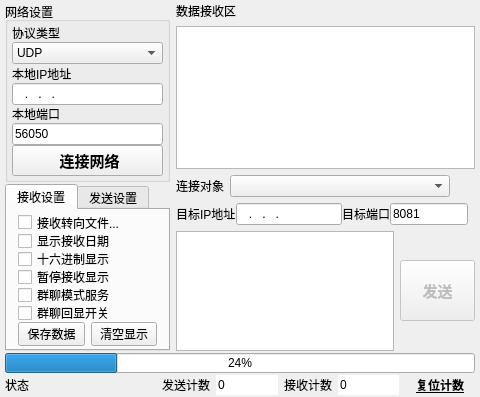
<?xml version="1.0" encoding="UTF-8"?>
<ui version="4.0">
 <class>mNetAssistWidget</class>
 <widget class="QWidget" name="mNetAssistWidget">
  <property name="geometry">
   <rect>
    <x>0</x>
    <y>0</y>
    <width>480</width>
    <height>397</height>
   </rect>
  </property>
  <property name="sizePolicy">
   <sizepolicy hsizetype="Preferred" vsizetype="Preferred">
    <horstretch>0</horstretch>
    <verstretch>0</verstretch>
   </sizepolicy>
  </property>
  <property name="minimumSize">
   <size>
    <width>480</width>
    <height>370</height>
   </size>
  </property>
  <property name="windowTitle">
   <string>网络调试助手</string>
  </property>
  <property name="windowIcon">
   <iconset>
    <normaloff>icon.ico</normaloff>icon.ico</iconset>
  </property>
  <layout class="QVBoxLayout" name="verticalLayout_3">
   <property name="spacing">
    <number>2</number>
   </property>
   <property name="leftMargin">
    <number>5</number>
   </property>
   <property name="topMargin">
    <number>2</number>
   </property>
   <property name="rightMargin">
    <number>5</number>
   </property>
   <property name="bottomMargin">
    <number>2</number>
   </property>
   <item>
    <layout class="QHBoxLayout" name="horizontalLayout_5">
     <item>
      <layout class="QVBoxLayout" name="verticalLayout">
       <property name="spacing">
        <number>2</number>
       </property>
       <item>
        <widget class="QGroupBox" name="groupBox_2">
         <property name="sizePolicy">
          <sizepolicy hsizetype="Expanding" vsizetype="Expanding">
           <horstretch>0</horstretch>
           <verstretch>0</verstretch>
          </sizepolicy>
         </property>
         <property name="minimumSize">
          <size>
           <width>160</width>
           <height>180</height>
          </size>
         </property>
         <property name="maximumSize">
          <size>
           <width>350</width>
           <height>500</height>
          </size>
         </property>
         <property name="autoFillBackground">
          <bool>true</bool>
         </property>
         <property name="title">
          <string>网络设置</string>
         </property>
         <property name="alignment">
          <set>Qt::AlignLeading|Qt::AlignLeft|Qt::AlignTop</set>
         </property>
         <property name="flat">
          <bool>false</bool>
         </property>
         <property name="checkable">
          <bool>false</bool>
         </property>
         <layout class="QVBoxLayout" name="verticalLayout_7">
          <property name="spacing">
           <number>0</number>
          </property>
          <property name="leftMargin">
           <number>4</number>
          </property>
          <property name="topMargin">
           <number>2</number>
          </property>
          <property name="rightMargin">
           <number>4</number>
          </property>
          <property name="bottomMargin">
           <number>3</number>
          </property>
          <item>
           <widget class="QLabel" name="label">
            <property name="lineWidth">
             <number>0</number>
            </property>
            <property name="text">
             <string>协议类型</string>
            </property>
            <property name="margin">
             <number>0</number>
            </property>
           </widget>
          </item>
          <item>
           <widget class="QComboBox" name="cBoxNetType">
            <property name="sizePolicy">
             <sizepolicy hsizetype="Preferred" vsizetype="Preferred">
              <horstretch>0</horstretch>
              <verstretch>0</verstretch>
             </sizepolicy>
            </property>
            <item>
             <property name="text">
              <string>UDP</string>
             </property>
            </item>
            <item>
             <property name="text">
              <string>TCP服务器</string>
             </property>
            </item>
            <item>
             <property name="text">
              <string>TCP客户端</string>
             </property>
            </item>
           </widget>
          </item>
          <item>
           <widget class="QLabel" name="label_IP">
            <property name="text">
             <string>本地IP地址</string>
            </property>
           </widget>
          </item>
          <item>
           <widget class="QLineEdit" name="lEditIpAddr">
            <property name="sizePolicy">
             <sizepolicy hsizetype="Preferred" vsizetype="Preferred">
              <horstretch>0</horstretch>
              <verstretch>0</verstretch>
             </sizepolicy>
            </property>
            <property name="inputMask">
             <string>000.000.000.000</string>
            </property>
           </widget>
          </item>
          <item>
           <widget class="QLabel" name="label_Port">
            <property name="text">
             <string>本地端口</string>
            </property>
           </widget>
          </item>
          <item>
           <widget class="QLineEdit" name="lEditIpPort">
            <property name="sizePolicy">
             <sizepolicy hsizetype="Preferred" vsizetype="Preferred">
              <horstretch>0</horstretch>
              <verstretch>0</verstretch>
             </sizepolicy>
            </property>
            <property name="layoutDirection">
             <enum>Qt::LeftToRight</enum>
            </property>
            <property name="inputMask">
             <string/>
            </property>
            <property name="text">
             <string>56050</string>
            </property>
           </widget>
          </item>
          <item>
           <widget class="QPushButton" name="pBtnNetCnnt">
            <property name="sizePolicy">
             <sizepolicy hsizetype="Preferred" vsizetype="Preferred">
              <horstretch>0</horstretch>
              <verstretch>0</verstretch>
             </sizepolicy>
            </property>
            <property name="minimumSize">
             <size>
              <width>0</width>
              <height>30</height>
             </size>
            </property>
            <property name="maximumSize">
             <size>
              <width>350</width>
              <height>60</height>
             </size>
            </property>
            <property name="font">
             <font>
              <pointsize>11</pointsize>
              <weight>75</weight>
              <bold>true</bold>
             </font>
            </property>
            <property name="text">
             <string> 连接网络</string>
            </property>
            <property name="icon">
             <iconset>
              <activeoff>NetOff.png</activeoff>
              <activeon>NetOn.png</activeon>
              <selectedoff>:/mqrc/mqrc/NetOff.png</selectedoff>
              <selectedon>:/mqrc/mqrc/NetOn.png</selectedon>
             </iconset>
            </property>
            <property name="iconSize">
             <size>
              <width>20</width>
              <height>20</height>
             </size>
            </property>
            <property name="checkable">
             <bool>true</bool>
            </property>
           </widget>
          </item>
         </layout>
        </widget>
       </item>
       <item>
        <spacer name="verticalSpacer_2">
         <property name="orientation">
          <enum>Qt::Vertical</enum>
         </property>
         <property name="sizeHint" stdset="0">
          <size>
           <width>152</width>
           <height>13</height>
          </size>
         </property>
        </spacer>
       </item>
       <item>
        <widget class="QTabWidget" name="Tabs_SndRcv">
         <property name="sizePolicy">
          <sizepolicy hsizetype="Expanding" vsizetype="Expanding">
           <horstretch>0</horstretch>
           <verstretch>0</verstretch>
          </sizepolicy>
         </property>
         <property name="minimumSize">
          <size>
           <width>165</width>
           <height>150</height>
          </size>
         </property>
         <property name="maximumSize">
          <size>
           <width>350</width>
           <height>500</height>
          </size>
         </property>
         <property name="currentIndex">
          <number>0</number>
         </property>
         <widget class="QWidget" name="tab">
          <attribute name="title">
           <string>接收设置</string>
          </attribute>
          <layout class="QVBoxLayout" name="verticalLayout_8">
           <property name="spacing">
            <number>2</number>
           </property>
           <property name="topMargin">
            <number>3</number>
           </property>
           <property name="bottomMargin">
            <number>3</number>
           </property>
           <item>
            <layout class="QVBoxLayout" name="verticalLayout_5">
             <property name="spacing">
              <number>0</number>
             </property>
             <property name="bottomMargin">
              <number>0</number>
             </property>
             <item>
              <layout class="QVBoxLayout" name="verticalLayout_4">
               <property name="spacing">
                <number>0</number>
               </property>
               <item>
                <widget class="QCheckBox" name="StartRcvFile">
                 <property name="text">
                  <string>接收转向文件...</string>
                 </property>
                </widget>
               </item>
               <item>
                <widget class="QCheckBox" name="cBox_ShowRcvTime">
                 <property name="text">
                  <string>显示接收日期</string>
                 </property>
                </widget>
               </item>
               <item>
                <widget class="QCheckBox" name="cBox_RcvHexDisp">
                 <property name="text">
                  <string>十六进制显示</string>
                 </property>
                </widget>
               </item>
               <item>
                <widget class="QCheckBox" name="cBox_PauseShowRcv">
                 <property name="text">
                  <string>暂停接收显示</string>
                 </property>
                </widget>
               </item>
               <item>
                <widget class="QCheckBox" name="cBox_chatMode">
                 <property name="text">
                  <string>群聊模式服务</string>
                 </property>
                </widget>
               </item>
               <item>
                <widget class="QCheckBox" name="cBox_echoMode">
                 <property name="text">
                  <string>群聊回显开关</string>
                 </property>
                </widget>
               </item>
              </layout>
             </item>
             <item>
              <spacer name="verticalSpacer">
               <property name="orientation">
                <enum>Qt::Vertical</enum>
               </property>
               <property name="sizeHint" stdset="0">
                <size>
                 <width>20</width>
                 <height>0</height>
                </size>
               </property>
              </spacer>
             </item>
             <item>
              <layout class="QHBoxLayout" name="horizontalLayout_6">
               <item>
                <widget class="QPushButton" name="pBtnSaveRcvData">
                 <property name="sizePolicy">
                  <sizepolicy hsizetype="Fixed" vsizetype="Fixed">
                   <horstretch>0</horstretch>
                   <verstretch>0</verstretch>
                  </sizepolicy>
                 </property>
                 <property name="minimumSize">
                  <size>
                   <width>0</width>
                   <height>24</height>
                  </size>
                 </property>
                 <property name="text">
                  <string>保存数据</string>
                 </property>
                </widget>
               </item>
               <item>
                <widget class="QPushButton" name="pBtnClearRcvDisp">
                 <property name="sizePolicy">
                  <sizepolicy hsizetype="Fixed" vsizetype="Fixed">
                   <horstretch>0</horstretch>
                   <verstretch>0</verstretch>
                  </sizepolicy>
                 </property>
                 <property name="minimumSize">
                  <size>
                   <width>0</width>
                   <height>24</height>
                  </size>
                 </property>
                 <property name="text">
                  <string>清空显示</string>
                 </property>
                </widget>
               </item>
              </layout>
             </item>
            </layout>
           </item>
          </layout>
         </widget>
         <widget class="QWidget" name="tab_2">
          <attribute name="title">
           <string>发送设置</string>
          </attribute>
          <layout class="QVBoxLayout" name="verticalLayout_9">
           <property name="spacing">
            <number>2</number>
           </property>
           <property name="topMargin">
            <number>3</number>
           </property>
           <property name="bottomMargin">
            <number>3</number>
           </property>
           <item>
            <layout class="QVBoxLayout" name="verticalLayout_6">
             <property name="spacing">
              <number>0</number>
             </property>
             <item>
              <widget class="QCheckBox" name="cBoxStartSndFile">
               <property name="sizePolicy">
                <sizepolicy hsizetype="Minimum" vsizetype="Minimum">
                 <horstretch>0</horstretch>
                 <verstretch>0</verstretch>
                </sizepolicy>
               </property>
               <property name="text">
                <string>启用文件数据源...</string>
               </property>
              </widget>
             </item>
             <item>
              <widget class="QCheckBox" name="cBox_AntoClearSnd">
               <property name="sizePolicy">
                <sizepolicy hsizetype="Minimum" vsizetype="Minimum">
                 <horstretch>0</horstretch>
                 <verstretch>0</verstretch>
                </sizepolicy>
               </property>
               <property name="text">
                <string>发送完自动清空</string>
               </property>
              </widget>
             </item>
             <item>
              <widget class="QCheckBox" name="cBox_SndHexDisp">
               <property name="sizePolicy">
                <sizepolicy hsizetype="Minimum" vsizetype="Minimum">
                 <horstretch>0</horstretch>
                 <verstretch>0</verstretch>
                </sizepolicy>
               </property>
               <property name="text">
                <string>按十六进制发送</string>
               </property>
              </widget>
             </item>
             <item>
              <widget class="QCheckBox" name="cBoxLoopSnd">
               <property name="sizePolicy">
                <sizepolicy hsizetype="Minimum" vsizetype="Minimum">
                 <horstretch>0</horstretch>
                 <verstretch>0</verstretch>
                </sizepolicy>
               </property>
               <property name="text">
                <string>数据源循环发送</string>
               </property>
              </widget>
             </item>
             <item>
              <layout class="QHBoxLayout" name="horizontalLayout_7">
               <property name="spacing">
                <number>1</number>
               </property>
               <item>
                <widget class="QLabel" name="label_4">
                 <property name="enabled">
                  <bool>true</bool>
                 </property>
                 <property name="sizePolicy">
                  <sizepolicy hsizetype="Preferred" vsizetype="Preferred">
                   <horstretch>0</horstretch>
                   <verstretch>0</verstretch>
                  </sizepolicy>
                 </property>
                 <property name="baseSize">
                  <size>
                   <width>0</width>
                   <height>0</height>
                  </size>
                 </property>
                 <property name="text">
                  <string>间隔</string>
                 </property>
                 <property name="textFormat">
                  <enum>Qt::PlainText</enum>
                 </property>
                 <property name="scaledContents">
                  <bool>false</bool>
                 </property>
                 <property name="alignment">
                  <set>Qt::AlignLeading|Qt::AlignLeft|Qt::AlignVCenter</set>
                 </property>
                </widget>
               </item>
               <item>
                <widget class="QLineEdit" name="lEdit_Interval_ms">
                 <property name="maximumSize">
                  <size>
                   <width>70</width>
                   <height>16777215</height>
                  </size>
                 </property>
                 <property name="inputMask">
                  <string>D9999</string>
                 </property>
                 <property name="text">
                  <string>1000</string>
                 </property>
                </widget>
               </item>
               <item>
                <widget class="QLabel" name="label_5">
                 <property name="text">
                  <string>毫秒</string>
                 </property>
                 <property name="alignment">
                  <set>Qt::AlignLeading|Qt::AlignLeft|Qt::AlignVCenter</set>
                 </property>
                </widget>
               </item>
               <item>
                <spacer name="horizontalSpacer_2">
                 <property name="orientation">
                  <enum>Qt::Horizontal</enum>
                 </property>
                 <property name="sizeHint" stdset="0">
                  <size>
                   <width>20</width>
                   <height>20</height>
                  </size>
                 </property>
                </spacer>
               </item>
              </layout>
             </item>
             <item>
              <spacer name="verticalSpacer_4">
               <property name="orientation">
                <enum>Qt::Vertical</enum>
               </property>
               <property name="sizeHint" stdset="0">
                <size>
                 <width>135</width>
                 <height>13</height>
                </size>
               </property>
              </spacer>
             </item>
             <item>
              <layout class="QHBoxLayout" name="horizontalLayout_8">
               <property name="spacing">
                <number>1</number>
               </property>
               <item>
                <widget class="QPushButton" name="pBtnLoadSndData">
                 <property name="sizePolicy">
                  <sizepolicy hsizetype="Fixed" vsizetype="Fixed">
                   <horstretch>0</horstretch>
                   <verstretch>0</verstretch>
                  </sizepolicy>
                 </property>
                 <property name="minimumSize">
                  <size>
                   <width>0</width>
                   <height>24</height>
                  </size>
                 </property>
                 <property name="text">
                  <string>载入数据</string>
                 </property>
                </widget>
               </item>
               <item>
                <widget class="QPushButton" name="pBtnClearSndDisp">
                 <property name="sizePolicy">
                  <sizepolicy hsizetype="Fixed" vsizetype="Fixed">
                   <horstretch>0</horstretch>
                   <verstretch>0</verstretch>
                  </sizepolicy>
                 </property>
                 <property name="minimumSize">
                  <size>
                   <width>0</width>
                   <height>24</height>
                  </size>
                 </property>
                 <property name="text">
                  <string>清空显示</string>
                 </property>
                </widget>
               </item>
              </layout>
             </item>
            </layout>
           </item>
          </layout>
         </widget>
        </widget>
       </item>
      </layout>
     </item>
     <item>
      <layout class="QVBoxLayout" name="verticalLayout_2">
       <item>
        <layout class="QGridLayout" name="gridLayout">
         <item row="1" column="0">
          <widget class="QPlainTextEdit" name="ReceiveTextEdit">
           <property name="readOnly">
            <bool>true</bool>
           </property>
          </widget>
         </item>
         <item row="0" column="0">
          <widget class="QLabel" name="label_9">
           <property name="text">
            <string>数据接收区</string>
           </property>
          </widget>
         </item>
        </layout>
       </item>
       <item>
        <layout class="QHBoxLayout" name="horizontalLayout_3">
         <item>
          <widget class="QLabel" name="labelClients">
           <property name="sizePolicy">
            <sizepolicy hsizetype="Fixed" vsizetype="Preferred">
             <horstretch>0</horstretch>
             <verstretch>0</verstretch>
            </sizepolicy>
           </property>
           <property name="text">
            <string>连接对象</string>
           </property>
          </widget>
         </item>
         <item>
          <widget class="QComboBox" name="cBoxClients">
           <property name="sizePolicy">
            <sizepolicy hsizetype="Expanding" vsizetype="Preferred">
             <horstretch>0</horstretch>
             <verstretch>0</verstretch>
            </sizepolicy>
           </property>
           <property name="minimumSize">
            <size>
             <width>220</width>
             <height>0</height>
            </size>
           </property>
           <property name="maximumSize">
            <size>
             <width>400</width>
             <height>60</height>
            </size>
           </property>
          </widget>
         </item>
         <item>
          <widget class="QLabel" name="labelSpaceClients">
           <property name="sizePolicy">
            <sizepolicy hsizetype="Expanding" vsizetype="Fixed">
             <horstretch>0</horstretch>
             <verstretch>0</verstretch>
            </sizepolicy>
           </property>
           <property name="minimumSize">
            <size>
             <width>0</width>
             <height>0</height>
            </size>
           </property>
           <property name="text">
            <string/>
           </property>
          </widget>
         </item>
        </layout>
       </item>
       <item>
        <layout class="QHBoxLayout" name="horizontalLayout_2">
         <property name="spacing">
          <number>0</number>
         </property>
         <item>
          <widget class="QLabel" name="labelUdp">
           <property name="sizePolicy">
            <sizepolicy hsizetype="Fixed" vsizetype="Preferred">
             <horstretch>0</horstretch>
             <verstretch>0</verstretch>
            </sizepolicy>
           </property>
           <property name="text">
            <string>目标IP地址</string>
           </property>
          </widget>
         </item>
         <item>
          <widget class="QLineEdit" name="lEditUdpIP">
           <property name="sizePolicy">
            <sizepolicy hsizetype="Preferred" vsizetype="Preferred">
             <horstretch>0</horstretch>
             <verstretch>0</verstretch>
            </sizepolicy>
           </property>
           <property name="minimumSize">
            <size>
             <width>80</width>
             <height>0</height>
            </size>
           </property>
           <property name="maximumSize">
            <size>
             <width>160</width>
             <height>16777215</height>
            </size>
           </property>
           <property name="inputMask">
            <string>000.000.000.000</string>
           </property>
           <property name="text">
            <string>...</string>
           </property>
          </widget>
         </item>
         <item>
          <widget class="QLabel" name="labelUdp1">
           <property name="sizePolicy">
            <sizepolicy hsizetype="Preferred" vsizetype="Preferred">
             <horstretch>0</horstretch>
             <verstretch>0</verstretch>
            </sizepolicy>
           </property>
           <property name="text">
            <string>目标端口</string>
           </property>
          </widget>
         </item>
         <item>
          <widget class="QLineEdit" name="lEditUdpPort">
           <property name="sizePolicy">
            <sizepolicy hsizetype="Preferred" vsizetype="Preferred">
             <horstretch>0</horstretch>
             <verstretch>0</verstretch>
            </sizepolicy>
           </property>
           <property name="minimumSize">
            <size>
             <width>40</width>
             <height>0</height>
            </size>
           </property>
           <property name="maximumSize">
            <size>
             <width>80</width>
             <height>16777215</height>
            </size>
           </property>
           <property name="inputMask">
            <string/>
           </property>
           <property name="text">
            <string>8081</string>
           </property>
          </widget>
         </item>
         <item>
          <widget class="QLabel" name="labelSpaceUdp">
           <property name="sizePolicy">
            <sizepolicy hsizetype="Expanding" vsizetype="Fixed">
             <horstretch>0</horstretch>
             <verstretch>0</verstretch>
            </sizepolicy>
           </property>
           <property name="minimumSize">
            <size>
             <width>0</width>
             <height>0</height>
            </size>
           </property>
           <property name="lineWidth">
            <number>0</number>
           </property>
           <property name="text">
            <string/>
           </property>
          </widget>
         </item>
        </layout>
       </item>
       <item>
        <layout class="QHBoxLayout" name="horizontalLayout_4">
         <item>
          <widget class="QPlainTextEdit" name="tEditSendText">
           <property name="sizePolicy">
            <sizepolicy hsizetype="Expanding" vsizetype="Fixed">
             <horstretch>0</horstretch>
             <verstretch>0</verstretch>
            </sizepolicy>
           </property>
           <property name="maximumSize">
            <size>
             <width>16777215</width>
             <height>120</height>
            </size>
           </property>
          </widget>
         </item>
         <item>
          <widget class="QPushButton" name="pBtnSendData">
           <property name="enabled">
            <bool>false</bool>
           </property>
           <property name="sizePolicy">
            <sizepolicy hsizetype="Fixed" vsizetype="Fixed">
             <horstretch>0</horstretch>
             <verstretch>0</verstretch>
            </sizepolicy>
           </property>
           <property name="minimumSize">
            <size>
             <width>75</width>
             <height>61</height>
            </size>
           </property>
           <property name="maximumSize">
            <size>
             <width>75</width>
             <height>61</height>
            </size>
           </property>
           <property name="font">
            <font>
             <family>SimSun-ExtB</family>
             <pointsize>11</pointsize>
             <weight>75</weight>
             <bold>true</bold>
            </font>
           </property>
           <property name="text">
            <string>发送</string>
           </property>
          </widget>
         </item>
        </layout>
       </item>
      </layout>
     </item>
    </layout>
   </item>
   <item>
    <widget class="QProgressBar" name="SndProgressBar">
     <property name="maximumSize">
      <size>
       <width>16777215</width>
       <height>20</height>
      </size>
     </property>
     <property name="value">
      <number>24</number>
     </property>
     <property name="textVisible">
      <bool>true</bool>
     </property>
    </widget>
   </item>
   <item>
    <layout class="QHBoxLayout" name="horizontalLayout">
     <item>
      <widget class="QLabel" name="label_2">
       <property name="text">
        <string>状态</string>
       </property>
      </widget>
     </item>
     <item>
      <widget class="QLabel" name="CurState">
       <property name="minimumSize">
        <size>
         <width>120</width>
         <height>16</height>
        </size>
       </property>
       <property name="styleSheet">
        <string notr="true"/>
       </property>
       <property name="text">
        <string/>
       </property>
      </widget>
     </item>
     <item>
      <spacer name="horizontalSpacer">
       <property name="orientation">
        <enum>Qt::Horizontal</enum>
       </property>
       <property name="sizeHint" stdset="0">
        <size>
         <width>20</width>
         <height>20</height>
        </size>
       </property>
      </spacer>
     </item>
     <item>
      <widget class="QLabel" name="label_6">
       <property name="sizePolicy">
        <sizepolicy hsizetype="Preferred" vsizetype="Preferred">
         <horstretch>0</horstretch>
         <verstretch>0</verstretch>
        </sizepolicy>
       </property>
       <property name="minimumSize">
        <size>
         <width>0</width>
         <height>16</height>
        </size>
       </property>
       <property name="maximumSize">
        <size>
         <width>16777215</width>
         <height>36</height>
        </size>
       </property>
       <property name="text">
        <string>发送计数</string>
       </property>
      </widget>
     </item>
     <item>
      <widget class="QLineEdit" name="lEdit_SndCnt">
       <property name="minimumSize">
        <size>
         <width>50</width>
         <height>16</height>
        </size>
       </property>
       <property name="maximumSize">
        <size>
         <width>80</width>
         <height>36</height>
        </size>
       </property>
       <property name="styleSheet">
        <string notr="true">border-color: rgb(85, 255, 255);</string>
       </property>
       <property name="text">
        <string>0</string>
       </property>
       <property name="frame">
        <bool>false</bool>
       </property>
       <property name="readOnly">
        <bool>true</bool>
       </property>
      </widget>
     </item>
     <item>
      <widget class="QLabel" name="label_7">
       <property name="sizePolicy">
        <sizepolicy hsizetype="Preferred" vsizetype="Fixed">
         <horstretch>0</horstretch>
         <verstretch>0</verstretch>
        </sizepolicy>
       </property>
       <property name="minimumSize">
        <size>
         <width>0</width>
         <height>20</height>
        </size>
       </property>
       <property name="maximumSize">
        <size>
         <width>16777215</width>
         <height>36</height>
        </size>
       </property>
       <property name="text">
        <string>接收计数</string>
       </property>
      </widget>
     </item>
     <item>
      <widget class="QLineEdit" name="lEdit_RcvCnt">
       <property name="sizePolicy">
        <sizepolicy hsizetype="Fixed" vsizetype="Fixed">
         <horstretch>0</horstretch>
         <verstretch>0</verstretch>
        </sizepolicy>
       </property>
       <property name="minimumSize">
        <size>
         <width>50</width>
         <height>16</height>
        </size>
       </property>
       <property name="maximumSize">
        <size>
         <width>80</width>
         <height>36</height>
        </size>
       </property>
       <property name="autoFillBackground">
        <bool>false</bool>
       </property>
       <property name="text">
        <string>0</string>
       </property>
       <property name="frame">
        <bool>false</bool>
       </property>
       <property name="readOnly">
        <bool>true</bool>
       </property>
      </widget>
     </item>
     <item>
      <widget class="QPushButton" name="pBtnResetCnt">
       <property name="minimumSize">
        <size>
         <width>70</width>
         <height>16</height>
        </size>
       </property>
       <property name="maximumSize">
        <size>
         <width>160</width>
         <height>40</height>
        </size>
       </property>
       <property name="font">
        <font>
         <weight>75</weight>
         <bold>true</bold>
         <underline>true</underline>
        </font>
       </property>
       <property name="cursor">
        <cursorShape>PointingHandCursor</cursorShape>
       </property>
       <property name="styleSheet">
        <string notr="true"/>
       </property>
       <property name="text">
        <string>复位计数</string>
       </property>
       <property name="autoDefault">
        <bool>true</bool>
       </property>
       <property name="flat">
        <bool>true</bool>
       </property>
      </widget>
     </item>
    </layout>
   </item>
  </layout>
 </widget>
 <layoutdefault spacing="6" margin="11"/>
 <resources/>
 <connections/>
</ui>
